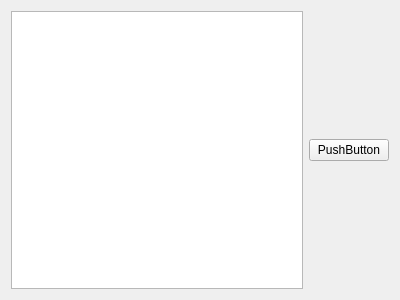
<?xml version="1.0" encoding="UTF-8"?>
<ui version="4.0">
 <class>ContentWidget</class>
 <widget class="QWidget" name="ContentWidget">
  <property name="geometry">
   <rect>
    <x>0</x>
    <y>0</y>
    <width>400</width>
    <height>300</height>
   </rect>
  </property>
  <property name="windowTitle">
   <string>Form</string>
  </property>
  <layout class="QHBoxLayout" name="horizontalLayout">
   <item>
    <widget class="QTextBrowser" name="content"/>
   </item>
   <item>
    <widget class="QPushButton" name="button">
     <property name="text">
      <string>PushButton</string>
     </property>
    </widget>
   </item>
  </layout>
 </widget>
 <resources/>
 <connections/>
</ui>
